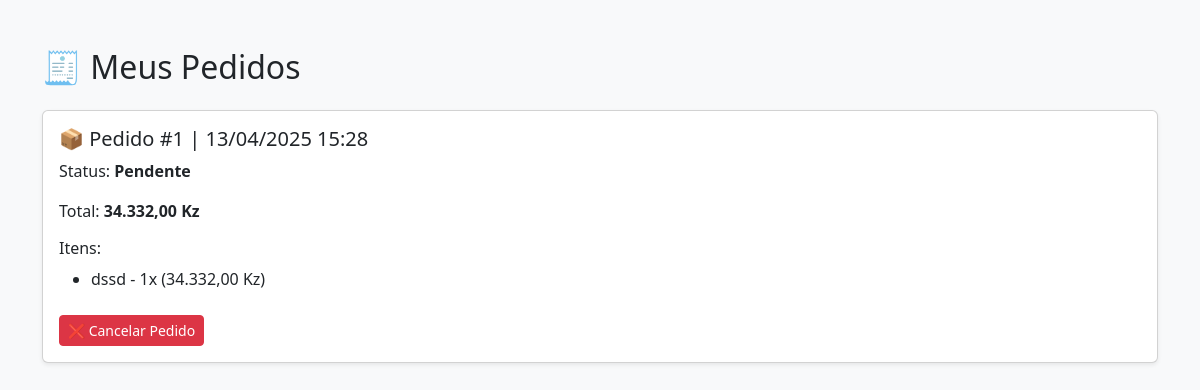
The page /meus_pedidos.php (signed in) on the database as committed earlier.
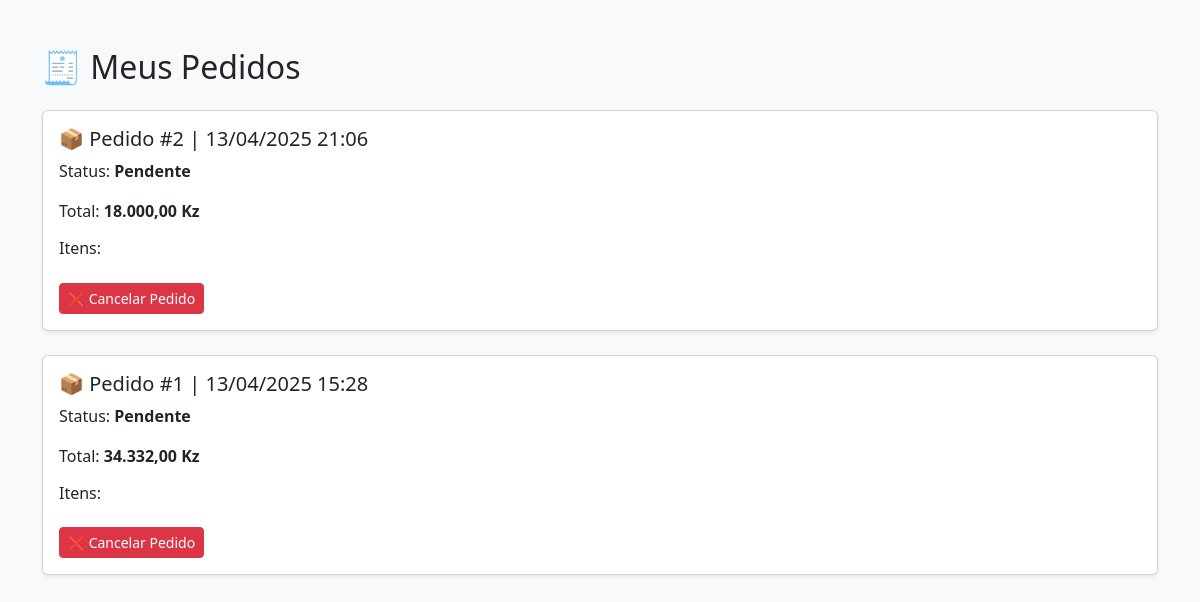
The same page on the database as committed later.
### tables this page shows
CREATE TABLE `pedidos` (
  `id` int(11) NOT NULL,
  `id_usuario` int(11) DEFAULT NULL,
  `data_pedido` datetime DEFAULT current_timestamp(),
  `total` decimal(10,2) DEFAULT NULL,
  `status` varchar(20) DEFAULT 'pendente'
);

CREATE TABLE `itens_pedido` (
  `id` int(11) NOT NULL,
  `id_pedido` int(11) DEFAULT NULL,
  `id_produto` int(11) DEFAULT NULL,
  `quantidade` int(11) DEFAULT NULL,
  `preco_unitario` decimal(10,2) DEFAULT NULL
);

CREATE TABLE `produtos` (
  `id` int(11) NOT NULL,
  `nome` varchar(255) NOT NULL,
  `descricao` text DEFAULT NULL,
  `preco` decimal(10,2) NOT NULL,
  `categoria_id` int(11) NOT NULL,
  `imagem` varchar(255) NOT NULL,
  `destaque` tinyint(1) DEFAULT 0,
  `data_adicao` timestamp NOT NULL DEFAULT current_timestamp()
);

### meus_pedidos.php (the view, shortened to what this page needs)
<?php
include_once('conexao.php');
$id_usuario = $_SESSION['usuario_id'];
$sql = "SELECT * FROM pedidos WHERE id_usuario = ? ORDER BY data_pedido DESC";
$stmt = $conn->prepare($sql);
$stmt->bind_param("i", $id_usuario);
$stmt->execute();
$result = $stmt->get_result();
?>
<!DOCTYPE html>
<html lang="pt">
<head>
  <link href="https://cdn.jsdelivr.net/npm/bootstrap@5.3.2/dist/css/bootstrap.min.css" rel="stylesheet">
</head>
<body class="bg-light">
  <div class="container py-5">
    <h2 class="mb-4">🧾 Meus Pedidos</h2>
    <?php if ($result->num_rows > 0): ?>
      <?php while ($pedido = $result->fetch_assoc()): ?>
        <div class="card mb-4 shadow-sm">
          <div class="card-body">
            <h5>📦 Pedido #<?= $pedido['id'] ?> | <?= date('d/m/Y H:i', strtotime($pedido['data_pedido'])) ?></h5>
            <p>Status: <strong><?= ucfirst($pedido['status']) ?></strong></p>
            <p>Total: <strong><?= number_format($pedido['total'], 2, ',', '.') ?> Kz</strong></p>
            <h6>Itens:</h6>
            <ul>
              <?php
                $sqlItens = "SELECT ip.*, p.nome FROM itens_pedido ip
                             JOIN produtos p ON p.id = ip.id_produto
                             WHERE ip.id_pedido = ?";
                $stmtItens = $conn->prepare($sqlItens);
                $stmtItens->bind_param("i", $pedido['id']);
                $stmtItens->execute();
                $resItens = $stmtItens->get_result();
                while ($item = $resItens->fetch_assoc()):
              ?>
                <li><?= $item['nome'] ?> - <?= $item['quantidade'] ?>x (<?= number_format($item['preco_unitario'], 2, ',', '.') ?> Kz)</li>
              <?php endwhile; ?>
            </ul>
            <?php if ($pedido['status'] === 'pendente'): ?>
              <a href="?cancelar=<?= $pedido['id'] ?>" class="btn btn-danger btn-sm mt-2">❌ Cancelar Pedido</a>
            <?php endif; ?>
          </div>
        </div>
      <?php endwhile; ?>
    <?php else: ?>
      <div class="alert alert-info">Você ainda não tem pedidos.</div>
    <?php endif; ?>
  </div>
</body>
</html>

Rows that differ between the two databases and show on the page:
removed itens_pedido: id_produto.nome "dssd", quantidade "1", preco_unitario "34.332,00", shown under pedidos id 1
added pedidos: id "2", data_pedido "13/04/2025 21:06", status "Pendente", total "18.000,00"
